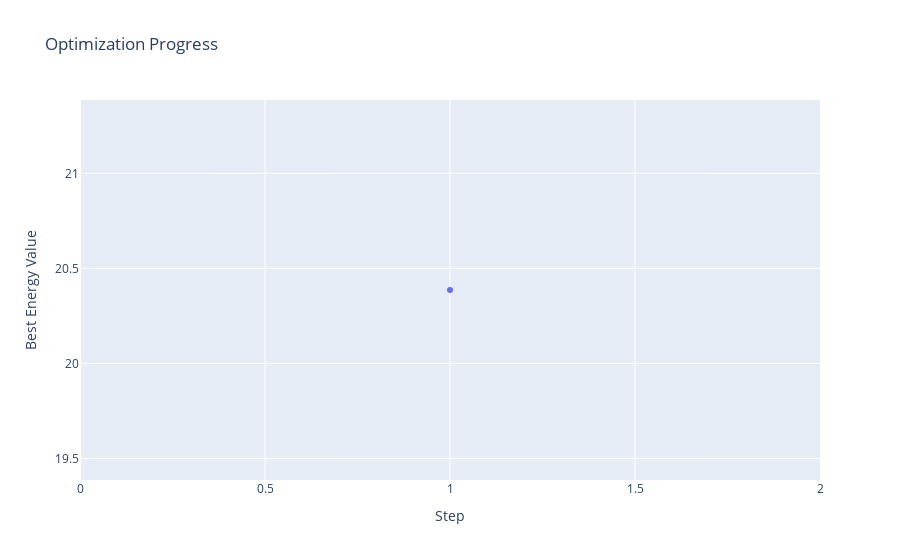

Source (notebook cell):
### Code cell
ces.draw_energy_plot()

### Figure 1 — Plotly figure (JSON) as saved in the notebook; plotly's stock layout.template omitted (floating-point values rounded to 4 significant figures)
{"data": [{"hovertemplate": "Step=%{x}<br>Best Energy Value=%{y}<extra></extra>", "legendgroup": "", "line": {"color": "#636efa", "dash": "solid", "shape": "linear"}, "marker": {"symbol": "circle"}, "mode": "lines+markers", "name": "", "orientation": "v", "showlegend": false, "type": "scatter", "x": [1], "xaxis": "x", "y": [20.39], "yaxis": "y"}], "layout": {"legend": {"tracegroupgap": 0}, "title": {"text": "Optimization Progress"}, "xaxis": {"anchor": "y", "domain": [0, 1], "title": {"text": "Step"}}, "yaxis": {"anchor": "x", "domain": [0, 1], "title": {"text": "Best Energy Value"}}}}
